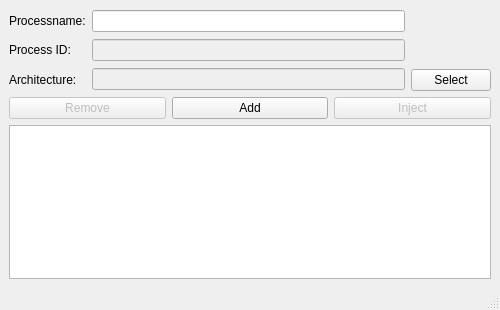
<?xml version="1.0" encoding="UTF-8"?>
<ui version="4.0">
 <class>mainWindow</class>
 <widget class="QMainWindow" name="mainWindow">
  <property name="geometry">
   <rect>
    <x>0</x>
    <y>0</y>
    <width>500</width>
    <height>310</height>
   </rect>
  </property>
  <property name="windowTitle">
   <string>cuteInjector</string>
  </property>
  <widget class="QWidget" name="centralwidget">
   <layout class="QVBoxLayout" name="verticalLayout_6">
    <item>
     <layout class="QVBoxLayout" name="verticalLayout_5">
      <item>
       <layout class="QHBoxLayout" name="horizontalLayout_2">
        <item>
         <layout class="QHBoxLayout" name="horizontalLayout">
          <item>
           <layout class="QVBoxLayout" name="verticalLayout">
            <item>
             <widget class="QLabel" name="label">
              <property name="text">
               <string>Processname:</string>
              </property>
             </widget>
            </item>
            <item>
             <widget class="QLabel" name="label_2">
              <property name="text">
               <string>Process ID:</string>
              </property>
             </widget>
            </item>
            <item>
             <widget class="QLabel" name="label_3">
              <property name="text">
               <string>Architecture:</string>
              </property>
             </widget>
            </item>
           </layout>
          </item>
          <item>
           <layout class="QVBoxLayout" name="verticalLayout_3">
            <item>
             <widget class="QLineEdit" name="inputProcessName"/>
            </item>
            <item>
             <widget class="QLineEdit" name="inputProcessId">
              <property name="enabled">
               <bool>false</bool>
              </property>
              <property name="text">
               <string/>
              </property>
             </widget>
            </item>
            <item>
             <widget class="QLineEdit" name="inputArchitecture">
              <property name="enabled">
               <bool>false</bool>
              </property>
              <property name="text">
               <string/>
              </property>
             </widget>
            </item>
           </layout>
          </item>
         </layout>
        </item>
        <item>
         <layout class="QVBoxLayout" name="verticalLayout_4">
          <item>
           <layout class="QGridLayout" name="gridLayout">
            <property name="spacing">
             <number>0</number>
            </property>
            <item row="0" column="0">
             <widget class="QLabel" name="iconProcess">
              <property name="minimumSize">
               <size>
                <width>54</width>
                <height>54</height>
               </size>
              </property>
              <property name="maximumSize">
               <size>
                <width>54</width>
                <height>54</height>
               </size>
              </property>
              <property name="layoutDirection">
               <enum>Qt::LeftToRight</enum>
              </property>
              <property name="text">
               <string/>
              </property>
              <property name="alignment">
               <set>Qt::AlignJustify|Qt::AlignVCenter</set>
              </property>
             </widget>
            </item>
           </layout>
          </item>
          <item>
           <widget class="QPushButton" name="buttonSelectProcess">
            <property name="text">
             <string>Select</string>
            </property>
           </widget>
          </item>
         </layout>
        </item>
       </layout>
      </item>
      <item>
       <layout class="QVBoxLayout" name="verticalLayout_2">
        <item>
         <layout class="QHBoxLayout" name="horizontalLayout_6">
          <item>
           <widget class="QPushButton" name="buttonRemoveFile">
            <property name="enabled">
             <bool>false</bool>
            </property>
            <property name="text">
             <string>Remove</string>
            </property>
           </widget>
          </item>
          <item>
           <widget class="QPushButton" name="buttonAddFile">
            <property name="text">
             <string>Add</string>
            </property>
           </widget>
          </item>
          <item>
           <widget class="QPushButton" name="buttonInjectFile">
            <property name="enabled">
             <bool>false</bool>
            </property>
            <property name="text">
             <string>Inject</string>
            </property>
           </widget>
          </item>
         </layout>
        </item>
        <item>
         <widget class="QTableView" name="tableViewDllFiles"/>
        </item>
       </layout>
      </item>
     </layout>
    </item>
   </layout>
  </widget>
  <widget class="QStatusBar" name="statusbar"/>
 </widget>
 <resources/>
 <connections/>
</ui>
